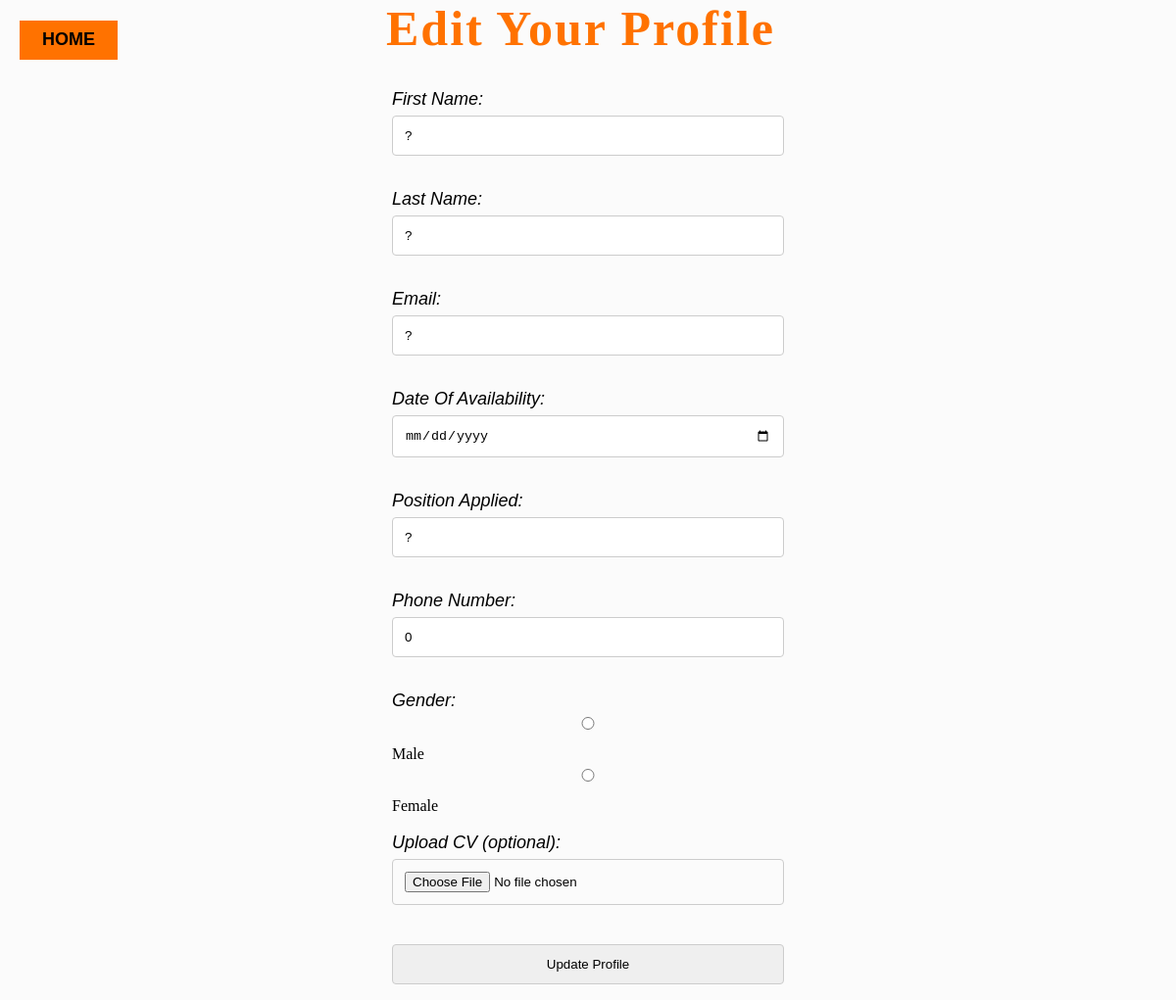
Screenshot of /edit_user.php (signed in) with the database file from the repository.
### tables this page shows
CREATE TABLE `users` (
  `user_id` int(11) NOT NULL,
  `FNAME` varchar(255) NOT NULL,
  `LNAME` varchar(255) NOT NULL,
  `EMAIL` varchar(255) NOT NULL,
  `date_available` date NOT NULL,
  `position_applied` varchar(255) NOT NULL,
  `PHONE_NUMBER` bigint(11) NOT NULL,
  `PASSWORD` varchar(255) NOT NULL,
  `GENDER` varchar(255) NOT NULL,
  `cv` varchar(255) NOT NULL
);

### edit_user.php (the view, shortened to what this page needs)
<!DOCTYPE html>
<html lang="en">
<head>
   <link rel="stylesheet" href="css/regs.css" type="text/css">
</head>
<body>
<?php
require_once('connection.php');
$email = $_SESSION['email'];
$query = "SELECT * FROM users WHERE EMAIL = ?";
$stmt = mysqli_prepare($con, $query);
mysqli_stmt_bind_param($stmt, "s", $email);
mysqli_stmt_execute($stmt);
$result = mysqli_stmt_get_result($stmt);
if ($row = mysqli_fetch_assoc($result)) {
    $fname = $row['FNAME'];
    $lname = $row['LNAME'];
    $email = $row['EMAIL'];
    $date_available = $row['date_available'];
    $position_applied = $row['position_applied'];
    $phone_number = $row['PHONE_NUMBER'];
    $gender = $row['GENDER'];
} else {
    echo "User not found!";
    exit;
}
?>
<button id="back"><a href="profile.php">HOME</a></button>
    <h1 id="fam">Edit Your Profile</h1>
 <div class="main">
<form action="edit_user.php" method="POST" enctype="multipart/form-data">
    <label>First Name: </label>
    <br>
    <input type="text" name="fname" value="<?php echo $fname; ?>" required>
    <br><br>
    <label>Last Name: </label>
    <br>
    <input type="text" name="lname" value="<?php echo $lname; ?>" required>
    <br><br>
    <label>Email: </label>
    <br>
    <input type="email" name="email" value="<?php echo $email; ?>" required>
    <br><br>
    <label>Date Of Availability: </label>
    <br>
    <input type="date" name="date_available" value="<?php echo $date_available; ?>" required>
    <br><br>
    <label>Position Applied: </label>
    <br>
    <input type="text" name="position_applied" value="<?php echo $position_applied; ?>" required>
    <br><br>
    <label>Phone Number: </label>
    <br>
    <input type="tel" name="phone_number" value="<?php echo $phone_number; ?>" required>
    <br><br>
    <label>Gender: </label>
    <br>
    <input type="radio" name="gender" value="male" <?php echo ($gender == 'male') ? 'checked' : ''; ?>> Male
    <input type="radio" name="gender" value="female" <?php echo ($gender == 'female') ? 'checked' : ''; ?>> Female
    <br><br>
    <label>Upload CV (optional): </label>
    <br>
    <input type="file" name="cv"><br><br>
    <input type="submit" name="update" value="Update Profile">
</form>
</body>
</html>

### css/regs.css (style rules this page uses)
* { margin: 0; padding: 0; }
.main { width: 400px; margin: 100px auto 0px auto; margin-top: 30px; }
label { font-family: sans-serif; font-size: 18px; font-style:italic; }
#back { width: 100px; height: 40px; background: #ff7200; border:none; margin-top: 10px; margin-left: 20px; font-size: 18px; }
#back a { text-decoration: none; color: black; font-weight: bold; }
#fam { color: #ff7200; font-family: 'Times New Roman'; font-size: 50px; padding-left: 20px; margin-top:-10px; text-align: center; letter-spacing: 2px; display: inline; margin-left: 250px; }
input { width: 100%; padding: 12px; border: 1px solid #ccc; border-radius: 4px; box-sizing: border-box; margin-top: 6px; margin-bottom: 16px; }

### edit_user.php (style rules this page uses)
body { background:rgb(251, 251, 251); background-size: auto; background-position:unset; }

### rows the page displays
users: fname "?", lname "?", email "?", position_applied "?", phone_number "0"
